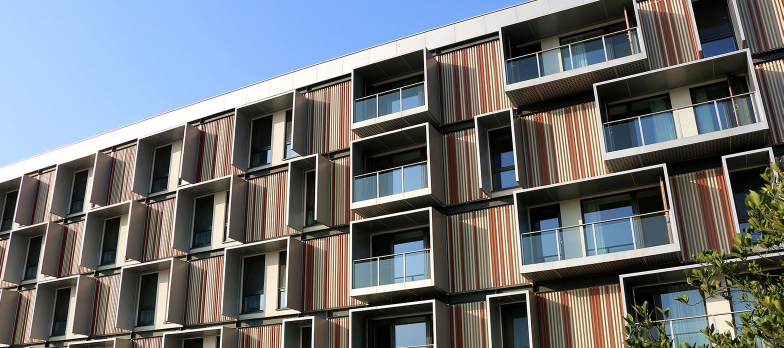
#> input picture Homeworks/hw3/hw3images/facade.jpg, 1567 x 696 px (shown at 1/2 size)
$ python Task1_2_onestep.py
#> lines starting #> are read from the running program, lines starting #| are printed output that depends on the picture; long printed decimals are rounded
### Homeworks/hw3/Task1_1.py

import numpy as np
from skimage.io import imread
from matplotlib import pyplot as plt

from Homography import Homography
from Points import *


# [79 lines left out: functions get_disp_coord, get_homography, disp_with_lines, not called in this run]


def warp_with_homog(src_img, H):
    """
    Warp src_img by homography matrix H
    :param src_img: source distorted image in numpy.array
    :param H: homography matrix which transforms from src to dst
    :return: rectified undistorted (no projective, no affine) image in numpy.array
    """
    src_h, src_w, _ = src_img.shape
    print(f"Src image height {src_h}, width {src_w}")
    dst_bottom_right = H @ np.array([src_h - 1, src_w - 1, 1])
    dst_bottom_right = dst_bottom_right / dst_bottom_right[-1]
    print(f"{dst_bottom_right=}")

    dst_top_right = H @ np.array([0, src_w - 1, 1])
    dst_top_right = dst_top_right / dst_top_right[-1]
    print(f"{dst_top_right=}")

    dst_bottom_left = H @ np.array([src_h - 1, 0, 1])
    dst_bottom_left = dst_bottom_left / dst_bottom_left[-1]
    print(f"{dst_bottom_left=}")


    dst_h, dst_w = dst_bottom_right[:2].astype(int)
    dst_img = np.zeros((dst_h + 1, dst_w + 1, 3)).astype(int)
    dst_h, dst_w, _ = dst_img.shape
    print(f"Dst image height {dst_h}, width {dst_w}")
    H_inv = np.linalg.pinv(H)

    for i in range(dst_h):
        for j in range(dst_w):
            p_src = H_inv @ np.array([i, j, 1])
            p_src = (p_src / p_src[-1]).astype(int)
            # avoid index out of range error
            if 0 <= p_src[0] < src_h and 0 <= p_src[1] < src_w:
                dst_img[i][j] = src_img[p_src[0]][p_src[1]]

    return dst_img


# [18 lines left out: function warp_with_points, not called in this run]


# [16 lines that do not run on import are left out]

### Homeworks/hw3/Task1_2_twostep.py

import numpy as np
from skimage.io import imread, imsave
from skimage.transform import rescale

from Points import *
from Task1_1 import warp_with_homog, disp_with_lines


def get_line(x1, y1, x2, y2):
    """

    :param x1:
    :param y1:
    :param x2:
    :param y2:
    :return:
    """
    l = np.cross([x1, y1, 1], [x2, y2, 1])
    l = l / l[-1]
    return l


# [190 lines left out: functions get_point, get_vanishing_line, get_projective_removing_homography, get_affine_removing_homography, warp_building_2steps, warp_nighthawks_2steps and 2 more, not called in this run]


# [12 lines that do not run on import are left out]

### Homeworks/hw3/Task1_2_onestep.py

import numpy as np
from skimage.io import imread, imsave

from Points import *
from Task1_1 import warp_with_homog, disp_with_lines
from Task1_2_twostep import get_line


def get_affine_removing_homography_by_squares(square1, square2):
    A = []
    b = []

    for i in range(2):
        point1 = square1[i]
        point2 = square1[(i + 1) % 4]
        point3 = square1[(i + 2) % 4]
        l = get_line(*point1, *point2)
        m = get_line(*point2, *point3)

        A.append([l[0] * m[0],
                  l[1] * m[0] + l[0] * m[1],
                  l[1] * m[1],
                  l[2] * m[0] + l[0] * m[2],
                  l[2] * m[1] + l[1] * m[2]])
        b.append(-l[2] * m[2])

    for i in range(3):
        point1 = square2[i]
        point2 = square2[(i + 1) % 4]
        point3 = square2[(i + 2) % 4]
        l = get_line(*point1, *point2)
        m = get_line(*point2, *point3)

        A.append([l[0] * m[0],
                  l[1] * m[0] + l[0] * m[1],
                  l[1] * m[1],
                  l[2] * m[0] + l[0] * m[2],
                  l[2] * m[1] + l[1] * m[2]])
        b.append(-l[2] * m[2])

    print(f"{A=}")
    print(f"{b=}")

    a, b, c, d, e = np.linalg.pinv(np.asarray(A)) @ np.asarray(b)
    C_dual = np.array([[a, b, d],
                       [b, c, e],
                       [d, e, 1]])
    print(f"{C_dual=}")

    # find 2x2 principal submatrix A in homography matrix H given C_dual[:2, :2] = AA^T
    eigval, eigvec = np.linalg.eig(C_dual[:2, :2])

    for i in range(len(eigval)):
        if eigval[i] < 0:
            eigval[i] = -eigval[i]

    print(f"{eigval=}")
    print(f"{eigvec=}")
    A = eigvec @ np.diag(np.sqrt(eigval)) @ eigvec.T
    print(f"{A=}")

    # get vector v given Av=[d, e]^T
    v = np.linalg.pinv(A) @ np.array([d, e])
    print(f"{v=}")

    # construct homography matrix H that transforms degenerate dual conic in physical plane to dual conic in image plane
    H = np.eye(3)
    H[:2, :2] = A
    H[2, :2] = v

    # scale the left 2 columns to control image size
    H[:, :2] = H[:, :2] / 1000

    print(f"{H=}")

    return H


def warp_building_1step():
    building = imread("hw3images/building.jpg")
    # H = get_affine_removing_homography_by_squares(building_points, building_points1)
    # dst = warp_with_homog(building, np.linalg.pinv(H))
    # imsave("building_affine_removed_1step.jpg", dst)

    building_2step_removed = imread("hw3images/results/1step/building_affine_removed_1step.jpg")

    disp_with_lines(building, building_2step_removed, building_points, building_points1)


def warp_nighthawks_1step():
    nighthawks = imread("hw3images/nighthawks.jpg")
    # H = get_affine_removing_homography_by_squares(nighthawks_points, nighthawks_points1)
    # dst = warp_with_homog(nighthawks, np.linalg.pinv(H))
    # imsave("nighthawks_affine_removed_1step.jpg", dst)

    nighthawks_2step_removed = imread("hw3images/results/1step/nighthawks_affine_removed_1step.jpg")

    disp_with_lines(nighthawks, nighthawks_2step_removed, nighthawks_points, nighthawks_points1)


def warp_card_1step():
    card = imread("hw3images/card.jpeg")
    H = get_affine_removing_homography_by_squares(card_points, card_points1)
    dst = warp_with_homog(card, np.linalg.pinv(H))
    imsave("card_affine_removed_1step.jpg", dst)
    disp_with_lines(card, dst, card_points, card_points1)


def warp_facade_1step():
    facade = imread("hw3images/facade.jpg")
#> facade is the input picture: shape (696, 1567, 3); mean R, G, B 111.8, 114.3, 116.7
    H = get_affine_removing_homography_by_squares(facade_points, facade_points1)
    dst = warp_with_homog(facade, np.linalg.pinv(H))
#| Src image height 696, width 1567
#> in warp_with_homog, `dst_bottom_right = H @ np.array([src_h - 1, src_w - 1, 1])`: dst_bottom_right = [813.2, 647.2, 1.87]
#> in warp_with_homog, `dst_bottom_right = dst_bottom_right / dst_bottom_right[-1]`: dst_bottom_right = [433.8, 345.3, 1]
#| dst_bottom_right=array([433.827, 345.287,   1.        ])
#> in warp_with_homog, `dst_top_right = H @ np.array([0, src_w - 1, 1])`: dst_top_right = [303.4, 512.6, 1.79]
#> in warp_with_homog, `dst_top_right = dst_top_right / dst_top_right[-1]`: dst_top_right = [169.7, 286.7, 1]
#| dst_top_right=array([169.719, 286.725,   1.        ])
#> in warp_with_homog, `dst_bottom_left = H @ np.array([src_h - 1, 0, 1])`: dst_bottom_left = [509.8, 134.7, 1.09]
#> in warp_with_homog, `dst_bottom_left = dst_bottom_left / dst_bottom_left[-1]`: dst_bottom_left = [469.1, 123.9, 1]
#| dst_bottom_left=array([469.086, 123.903,   1.        ])
#> in warp_with_homog, `dst_h, dst_w = dst_bottom_right[:2].astype(int)`: dst_h = 433; dst_w = 345
#| Dst image height 434, width 346
#> in warp_with_homog, `H_inv = np.linalg.pinv(H)`: H_inv = [[1.62, -0.957, 1.29e-19], [-0.957, 3.62, 2.41e-18], [0.000279, -0.0017, 1]]
#> after the loop in warp_with_homog, `for i in range(dst_h):`:
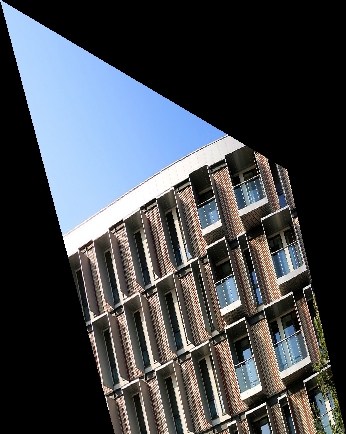
#> dst_img: shape (434, 346, 3) int64; mean R, G, B 67.8, 71.4, 76.2
#> (the run stopped early here; a loop or call above may not have finished)
